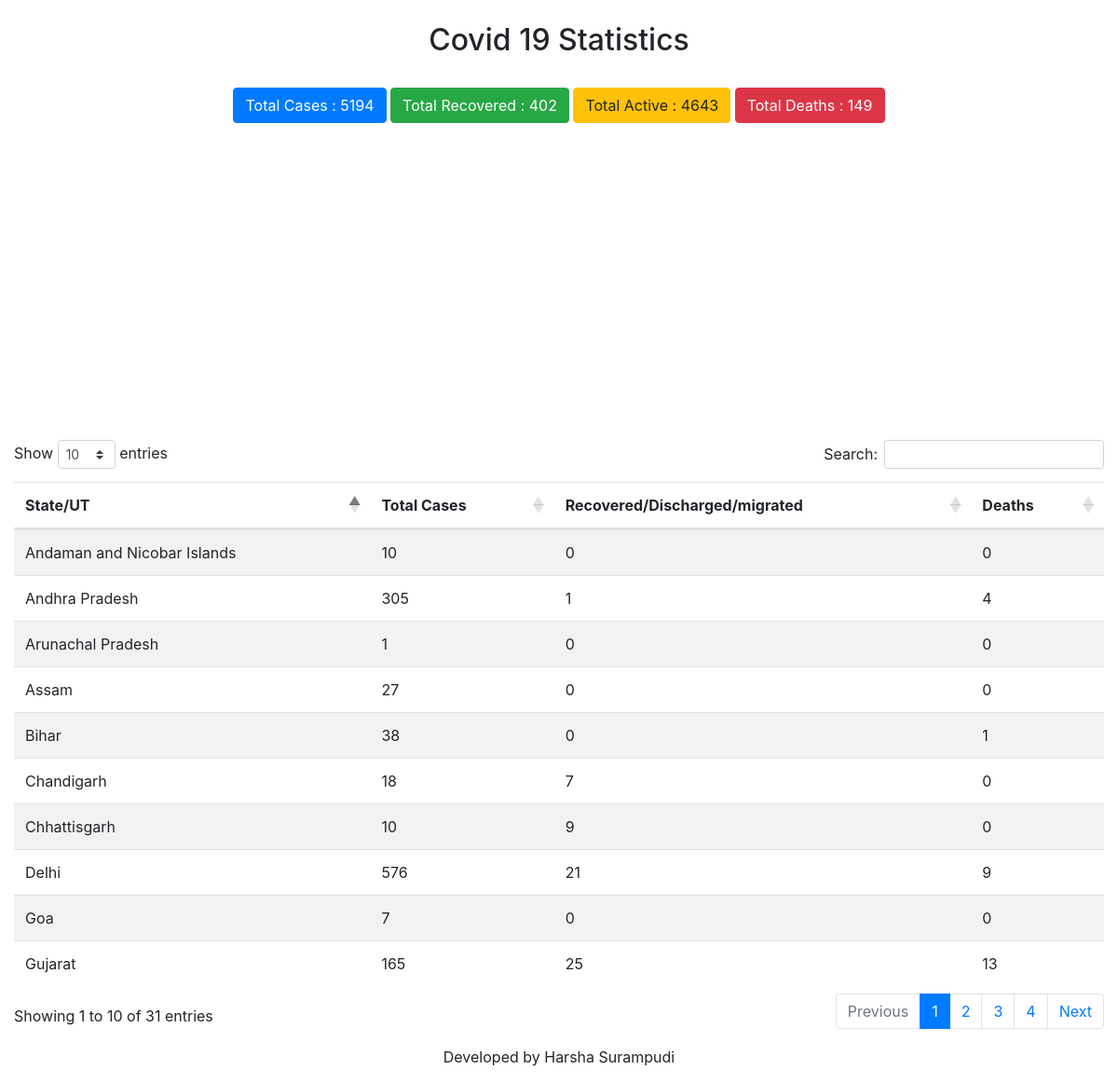
The page / on the database its author committed.
### stats/models.py (models this page shows, shortened)
class Entry(models.Model):
	serial = models.IntegerField(default=0)
	place = models.CharField(max_length=200)
	total_cases = models.IntegerField(default=0)
	recovered = models.IntegerField(default=0)
	deaths = models.IntegerField(default=0)

### stats/views.py (the view)
# urls.py: urlpatterns = [ path('', views.index, name='index'),
def index(request):
	all_entries= Entry.objects.all()
	template = loader.get_template('stats/stats.html')
	grand_total=0
	grand_deaths=0
	grand_recovered=0
	for entry in all_entries:
		grand_total+=entry.total_cases
		grand_recovered+=entry.recovered
		grand_deaths+=entry.deaths
	grand_active = grand_total - grand_recovered - grand_deaths
	context = { 'all_entries': all_entries, 'grand_total': grand_total,'grand_active' : grand_active, 'grand_deaths' : grand_deaths, 'grand_recovered' : grand_recovered, }
	return HttpResponse(template.render(context, request))

### stats/templates/stats/stats.html (shortened to what this page needs)
<!DOCTYPE html>
<html lang="en">
<head>
  <link rel="stylesheet" href="https://maxcdn.bootstrapcdn.com/bootstrap/4.4.1/css/bootstrap.min.css">
   <link rel="stylesheet" href="https://cdn.datatables.net/1.10.20/css/dataTables.bootstrap4.min.css">
</head>
<body>
<div class="container-fluid">
	<br/>
  <center><h2>Covid 19 Statistics</h2></center>
  <br/>
  <center><p> <button type="button" class="btn btn-primary">Total Cases : {{ grand_total }}</button>
  	 <button type="button" class="btn btn-success">Total Recovered : {{ grand_recovered }}</button>
  	 <button type="button" class="btn btn-warning">Total Active : {{ grand_active }}</button>
  	 <button type="button" class="btn btn-danger">Total Deaths : {{ grand_deaths }}</button>
  </p></center>
  <div id="chartContainer" style="height: 300px; width: 100%;"></div>
  <br/>
  <table id="example" class="table table-striped table-hover ">
    <thead>
      <tr>
        <th>State/UT</th>
        <th>Total Cases</th>
        <th>Recovered/Discharged/migrated</th>
        <th>Deaths</th>
      </tr>
    </thead>
    <tbody>{% for entry in all_entries %}
      <tr>
        <td>{{ entry.place }}</td>
        <td>{{ entry.total_cases }}</td>
        <td>{{ entry.recovered }}</td>
        <td>{{ entry.deaths }}</td>
      </tr>
       {% endfor %}
    </tbody>
  </table>
</div>
<footer class="page-footer font-small blue">
  <div class="footer-copyright text-center py-3">Developed by Harsha Surampudi
  </div>
</footer>
</body>
</html>

### rows shown on the page
Entry: place "Andhra Pradesh", total_cases "305", recovered "1", deaths "4"
Entry: place "Andaman and Nicobar Islands", total_cases "10", recovered "0", deaths "0"
Entry: place "Arunachal Pradesh", total_cases "1", recovered "0", deaths "0"
Entry: place "Assam", total_cases "27", recovered "0", deaths "0"
Entry: place "Bihar", total_cases "38", recovered "0", deaths "1"
Entry: place "Chandigarh", total_cases "18", recovered "7", deaths "0"
Entry: place "Chhattisgarh", total_cases "10", recovered "9", deaths "0"
Entry: place "Delhi", total_cases "576", recovered "21", deaths "9"
Entry: place "Goa", total_cases "7", recovered "0", deaths "0"
Entry: place "Gujarat", total_cases "165", recovered "25", deaths "13"

### other values the page prints
{{ grand_total }} "5194"
{{ grand_recovered }} "402"
{{ grand_active }} "4643"
{{ grand_deaths }} "149"
